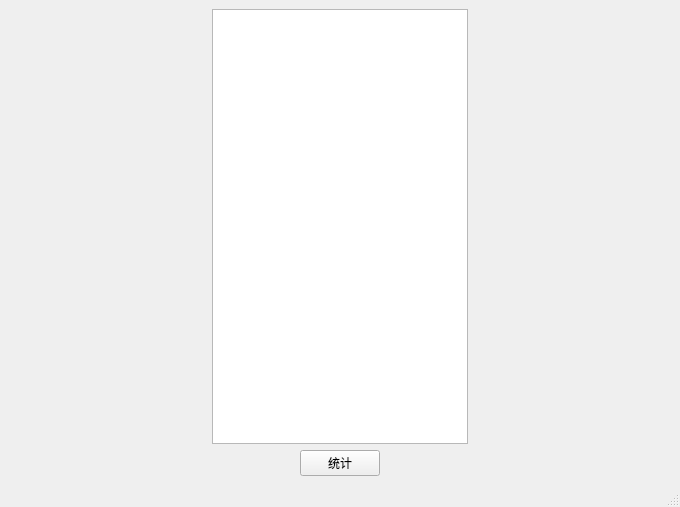
<?xml version="1.0" encoding="UTF-8"?>
<ui version="4.0">
 <class>MainWindow</class>
 <widget class="QMainWindow" name="MainWindow">
  <property name="geometry">
   <rect>
    <x>0</x>
    <y>0</y>
    <width>680</width>
    <height>507</height>
   </rect>
  </property>
  <property name="windowTitle">
   <string>展示信息</string>
  </property>
  <widget class="QWidget" name="centralwidget">
   <property name="enabled">
    <bool>true</bool>
   </property>
   <property name="sizePolicy">
    <sizepolicy hsizetype="Expanding" vsizetype="Expanding">
     <horstretch>2</horstretch>
     <verstretch>2</verstretch>
    </sizepolicy>
   </property>
   <property name="sizeIncrement">
    <size>
     <width>2</width>
     <height>2</height>
    </size>
   </property>
   <layout class="QVBoxLayout" name="verticalLayout">
    <item>
     <layout class="QHBoxLayout" name="horizontalLayout_2">
      <item>
       <spacer name="horizontalSpacer">
        <property name="orientation">
         <enum>Qt::Horizontal</enum>
        </property>
        <property name="sizeHint" stdset="0">
         <size>
          <width>40</width>
          <height>20</height>
         </size>
        </property>
       </spacer>
      </item>
      <item>
       <widget class="QPlainTextEdit" name="textEdit">
        <property name="cursorWidth">
         <number>1</number>
        </property>
        <property name="maximumBlockCount">
         <number>2</number>
        </property>
        <property name="centerOnScroll">
         <bool>true</bool>
        </property>
       </widget>
      </item>
      <item>
       <spacer name="horizontalSpacer_2">
        <property name="orientation">
         <enum>Qt::Horizontal</enum>
        </property>
        <property name="sizeHint" stdset="0">
         <size>
          <width>40</width>
          <height>20</height>
         </size>
        </property>
       </spacer>
      </item>
     </layout>
    </item>
    <item>
     <layout class="QHBoxLayout" name="horizontalLayout_3">
      <item>
       <spacer name="horizontalSpacer_3">
        <property name="orientation">
         <enum>Qt::Horizontal</enum>
        </property>
        <property name="sizeHint" stdset="0">
         <size>
          <width>40</width>
          <height>20</height>
         </size>
        </property>
       </spacer>
      </item>
      <item>
       <widget class="QPushButton" name="button1">
        <property name="text">
         <string>统计</string>
        </property>
       </widget>
      </item>
      <item>
       <spacer name="horizontalSpacer_4">
        <property name="orientation">
         <enum>Qt::Horizontal</enum>
        </property>
        <property name="sizeHint" stdset="0">
         <size>
          <width>40</width>
          <height>20</height>
         </size>
        </property>
       </spacer>
      </item>
     </layout>
    </item>
   </layout>
  </widget>
  <widget class="QStatusBar" name="statusbar"/>
 </widget>
 <resources/>
 <connections/>
</ui>
